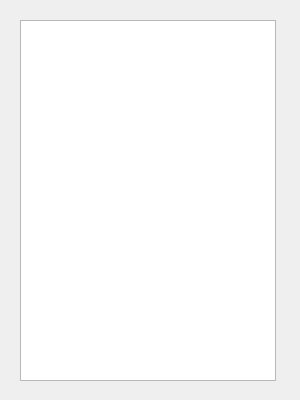
<?xml version="1.0" encoding="UTF-8"?>
<ui version="4.0">
 <class>Deadline</class>
 <widget class="QDialog" name="Deadline">
  <property name="windowModality">
   <enum>Qt::WindowModal</enum>
  </property>
  <property name="geometry">
   <rect>
    <x>0</x>
    <y>0</y>
    <width>300</width>
    <height>400</height>
   </rect>
  </property>
  <property name="minimumSize">
   <size>
    <width>300</width>
    <height>400</height>
   </size>
  </property>
  <property name="maximumSize">
   <size>
    <width>300</width>
    <height>400</height>
   </size>
  </property>
  <property name="windowTitle">
   <string>Ближайшие задачи</string>
  </property>
  <widget class="QListWidget" name="listWidget">
   <property name="geometry">
    <rect>
     <x>20</x>
     <y>20</y>
     <width>256</width>
     <height>361</height>
    </rect>
   </property>
  </widget>
 </widget>
 <resources/>
 <connections/>
</ui>
